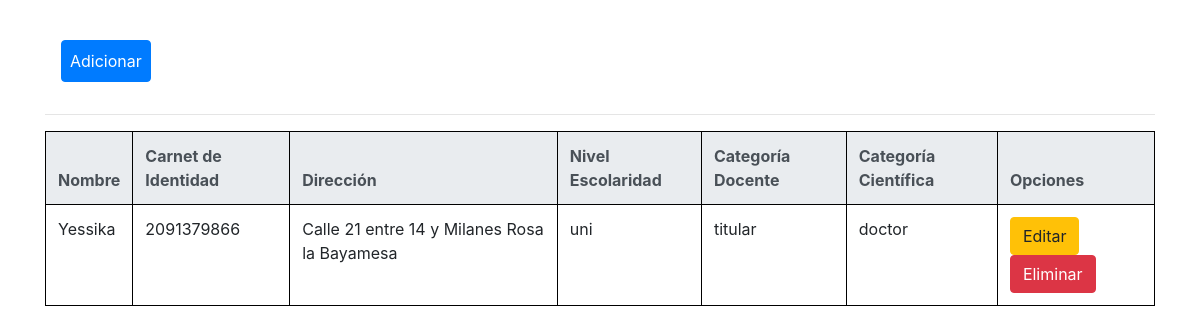
The app's page /rh/listarTrabajador/, older data.
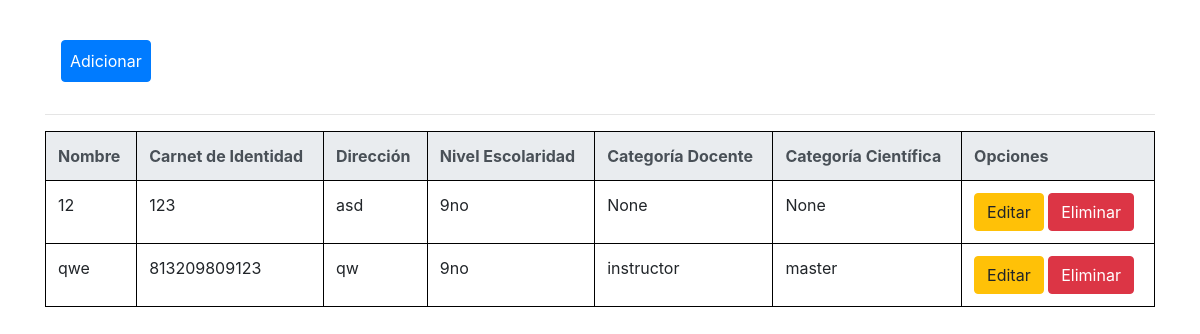
The same page, newer data.
### RH/models.py (models this page shows, shortened)
class Trabajador(models.Model) :
    nombre = models.CharField(max_length = 200, blank = False, null = False)
    carnet_identidad = models.IntegerField(default = 0)
    direccion = models.TextField()
    nivel_escolaridad = models.ForeignKey(NivelEscolaridad, on_delete=models.PROTECT)
    categoria_docente = models.ForeignKey(CategoriaDocente, on_delete=models.SET_NULL, null=True, blank=True)
    categoria_cientifica = models.ForeignKey(CategoriaCientifica, on_delete=models.SET_NULL, null=True, blank=True)
    class Meta:
        verbose_name = 'Trabajador'
        verbose_name_plural = 'Trabajadores'

class NivelEscolaridad(models.Model):
    NIVELES = [
        ('9no', '9° Grado'),
        ('tm', 'Técnico Medio'),
        ('12mo', '12° Grado'),
        ('uni', 'Universitario'),
    ]
    descripcion = models.CharField(max_length=255, choices=NIVELES)
    def __str__(self):
        return self.descripcion

class CategoriaDocente(models.Model):
    CATEGORIAS = [
        ('instructor', 'Instructor'),
        ('asistente', 'Asistente'),
        ('auxiliar', 'Auxiliar'),
        ('titular', 'Titular'),
    ]
    descripcion = models.CharField(max_length=255, choices=CATEGORIAS)
    def __str__(self):
        return self.descripcion

class CategoriaCientifica(models.Model):
    CATEGORIAS = [
        ('master', 'Máster'),
        ('doctor', 'Doctor'),
    ]
    descripcion = models.CharField(max_length=255, choices=CATEGORIAS)
    def __str__(self):
        return self.descripcion

### RH/views.py (the view)
# urls.py: path('rh/listarTrabajador/', listar_trabajadores, name='list_trab'),
def listar_trabajadores(request):
    trabajadores = Trabajador.objects.all()
    return render(request, 'list_trab.html', {'trabajadores': trabajadores})

### templates/list_trab.html (shortened to what this page needs)
{% extends "base.html" %}
{% block body %}
    <div class="container">
        <br>
<a href="{% url "crear_trabajador" %}" class=" m-3 p-2 btn btn-primary">Adicionar</a>
<hr>
        <table class="table" style="border-collapse: collapse; width:  100%;">
            <thead class="thead-light">
                <tr>
                    <th scope="col" style="border:  1px solid black;">Nombre</th>
                    <th scope="col" style="border:  1px solid black;">Carnet de Identidad</th>
                    <th scope="col" style="border:  1px solid black;">Dirección</th>
                    <th scope="col" style="border:  1px solid black;">Nivel Escolaridad</th>
                    <th scope="col" style="border:  1px solid black;">Categoría Docente</th>
                    <th scope="col" style="border:  1px solid black;">Categoría Científica</th>
                    <th scope="col" style="border:  1px solid black;">Opciones</th>
                </tr>
            </thead>
            <tbody>
                {% for trabajador in trabajadores %}
                    <tr>
                        <td style="border:  1px solid black;">{{ trabajador.nombre }}</td>
                        <td style="border:  1px solid black;">{{ trabajador.carnet_identidad }}</td>
                        <td style="border:  1px solid black;">{{ trabajador.direccion }}</td>
                        <td style="border:  1px solid black;">{{ trabajador.nivel_escolaridad }}</td>
                        <td style="border:  1px solid black;">{{ trabajador.categoria_docente }}</td>
                        <td style="border:  1px solid black;">{{ trabajador.categoria_cientifica }}</td>
                        <td style="border:  1px solid black;">
                            <a href="{% url "editar_trabajador" trabajador.pk %}" class="btn btn-warning">Editar</a>
                            <a href="{% url "eliminar_trabajador" trabajador.pk%}" class="btn btn-danger">Eliminar</a>
                        </td>
                    </tr>
                {% endfor %}
            </tbody>
        </table>
    </div>
{% endblock %}

### templates/base.html (shortened to what this page needs)
{% load static %}
<!DOCTYPE html>
<html lang="es" class="h-100">
    <head>
        <link href="{% static 'bootstrap-4.0.0/dist/css/bootstrap.min.css' %}" rel="stylesheet"/>
    </head>
{% block body %}{% endblock %}

Row changes from the older to the newer data that the page shows:
removed Trabajador: nombre "Yessika", carnet_identidad "2091379866", direccion "Calle 21 entre 14 y Milanes Rosa la Bayamesa", nivel_escolaridad "uni", categoria_docente "titular", categoria_cientifica "doctor"
added Trabajador: nombre "12", carnet_identidad "123", direccion "asd", nivel_escolaridad "9no", categoria_docente "None", categoria_cientifica "None"
added Trabajador: nombre "qwe", carnet_identidad "813209809123", direccion "qw", nivel_escolaridad "9no", categoria_docente "instructor", categoria_cientifica "master"
